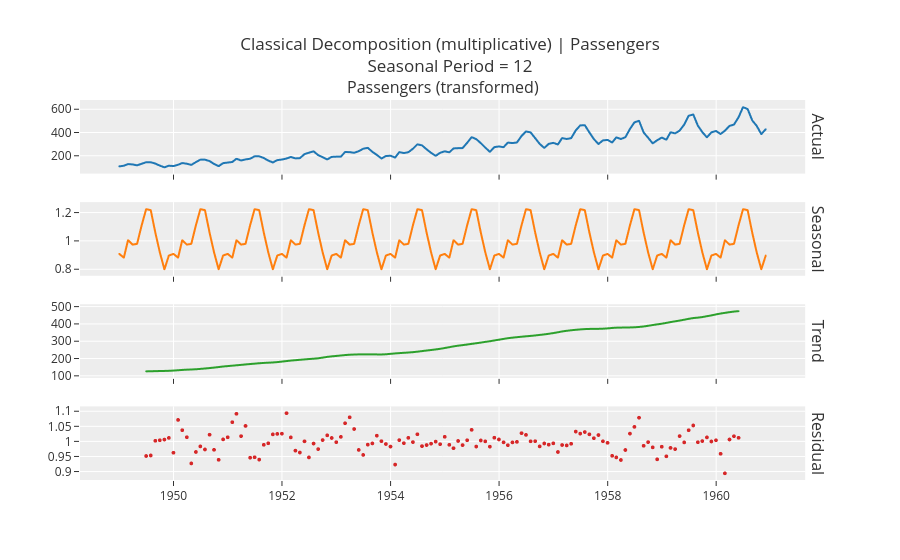

The notebook cell this image was saved under:
### Code cell
exp.plot_model(plot = 'decomp', data_kwargs = {'type' : 'multiplicative'})

### Figure 1 — Plotly figure (JSON) as saved in the notebook; plotly's stock layout.template omitted (floating-point values rounded to 4 significant figures; data arrays with more than 128 entries replaced by an {"elided": "..."} marker saying what was removed)
{"data": [{"line": {"color": "rgb(31, 119, 180)", "width": 2}, "marker": {"size": 2}, "mode": "lines+markers", "name": "Actual", "type": "scattergl", "x": {"elided": "144 str values"}, "xaxis": "x", "y": {"elided": "144 int values"}, "yaxis": "y"}, {"line": {"color": "rgb(255, 127, 14)", "width": 2}, "marker": {"size": 2}, "mode": "lines+markers", "name": "Seasonal", "type": "scattergl", "x": {"elided": "144 str values"}, "xaxis": "x2", "y": {"elided": "144 float values"}, "yaxis": "y2"}, {"line": {"color": "rgb(44, 160, 44)", "width": 2}, "marker": {"size": 2}, "mode": "lines+markers", "name": "Trend", "type": "scattergl", "x": {"elided": "144 str values"}, "xaxis": "x3", "y": {"elided": "144 float values"}, "yaxis": "y3"}, {"line": {"color": "rgb(214, 39, 40)", "width": 2}, "marker": {"size": 4}, "mode": "markers", "name": "Residuals", "type": "scattergl", "x": {"elided": "144 str values"}, "xaxis": "x4", "y": {"elided": "144 float values"}, "yaxis": "y4"}], "layout": {"annotations": [{"font": {"size": 16}, "showarrow": false, "text": "Passengers (transformed)", "x": 0.49, "xanchor": "center", "xref": "paper", "y": 1.0, "yanchor": "bottom", "yref": "paper"}, {"font": {"size": 16}, "showarrow": false, "text": "Actual", "textangle": 90, "x": 0.98, "xanchor": "left", "xref": "paper", "y": 0.9031, "yanchor": "middle", "yref": "paper"}, {"font": {"size": 16}, "showarrow": false, "text": "Seasonal", "textangle": 90, "x": 0.98, "xanchor": "left", "xref": "paper", "y": 0.6344, "yanchor": "middle", "yref": "paper"}, {"font": {"size": 16}, "showarrow": false, "text": "Trend", "textangle": 90, "x": 0.98, "xanchor": "left", "xref": "paper", "y": 0.3656, "yanchor": "middle", "yref": "paper"}, {"font": {"size": 16}, "showarrow": false, "text": "Residual", "textangle": 90, "x": 0.98, "xanchor": "left", "xref": "paper", "y": 0.09688, "yanchor": "middle", "yref": "paper"}], "showlegend": false, "title": {"text": "Classical Decomposition (multiplicative) | Passengers<br>Seasonal Period = 12"}, "xaxis": {"anchor": "y", "domain": [0.0, 0.98], "matches": "x4", "showticklabels": false}, "xaxis2": {"anchor": "y2", "domain": [0.0, 0.98], "matches": "x4", "showticklabels": false}, "xaxis3": {"anchor": "y3", "domain": [0.0, 0.98], "matches": "x4", "showticklabels": false}, "xaxis4": {"anchor": "y4", "domain": [0.0, 0.98]}, "yaxis": {"anchor": "x", "domain": [0.8063, 1.0]}, "yaxis2": {"anchor": "x2", "domain": [0.5375, 0.7312]}, "yaxis3": {"anchor": "x3", "domain": [0.2687, 0.4625]}, "yaxis4": {"anchor": "x4", "domain": [0.0, 0.1938]}}}
